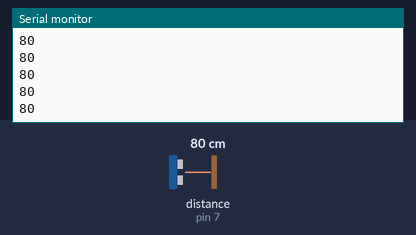
Recording of a sketch running on a simulated Arduino Uno, built with avr-gcc and run on an emulated ATmega328P. Shown: the last lines printed to the serial monitor. Wiring (inferred from the names in the program): ultrasonic range finder: trigger pin 6; echo pin 7. Inputs (shaded band) come from the test bench; at power-on: distance to the obstacle (sensor on pin 7) 80 cm. The echo pulse lasts 58.3 µs per cm.

Above: at 1.2 s.
1.3 s: distance to the obstacle (sensor on pin 7) set to 2 cm
At 2.0 s:
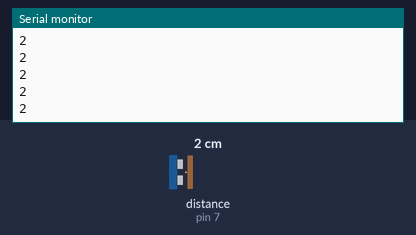
2.8 s: distance to the obstacle (sensor on pin 7) set to 4 cm
At 3.6 s:
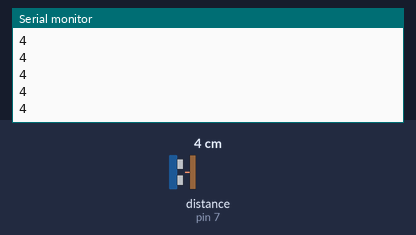
Timing chart, 0 to 5.8 s (numbered marks = the images above; inputs shaded):
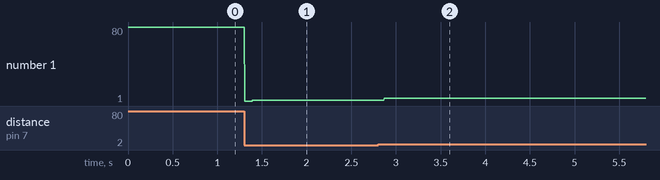

The sketch:

birdArduino.ino
```cpp
/*   Sketching mit Hardware
  DMP - WS2425

  Martinez*/
const int trigPin = 6;
const int echoPin = 7;

void setup() {
  // put your setup code here, to run once:
  pinMode(trigPin, OUTPUT);
  pinMode(echoPin, INPUT);
  Serial.begin(9600);


}

void loop() {
  // put your main code her/e, to run repeatedly:
  unsigned int duration, cm;
  digitalWrite(trigPin, LOW);
  delayMicroseconds(3);
  digitalWrite(trigPin, HIGH);

  delayMicroseconds(6);
  digitalWrite(trigPin, LOW);
  duration = pulseIn(echoPin, HIGH);
  cm = microToCm(duration);
  long inch = cm / 2.54;
  Serial.println(cm);

}

long microToCm(long microSeconds) {

  return microSeconds / 29 / 2;
}
```

Measured:
- after the input at 1.3 s, the serial monitor: prints a new line at once (image 1)
- after the input at 2.8 s, the serial monitor: prints a new line after 0.07 s (image 2)
- plotted number 1: 80 → 2 after the input at 1.3 s, 2 → 4 after the input at 2.8 s
